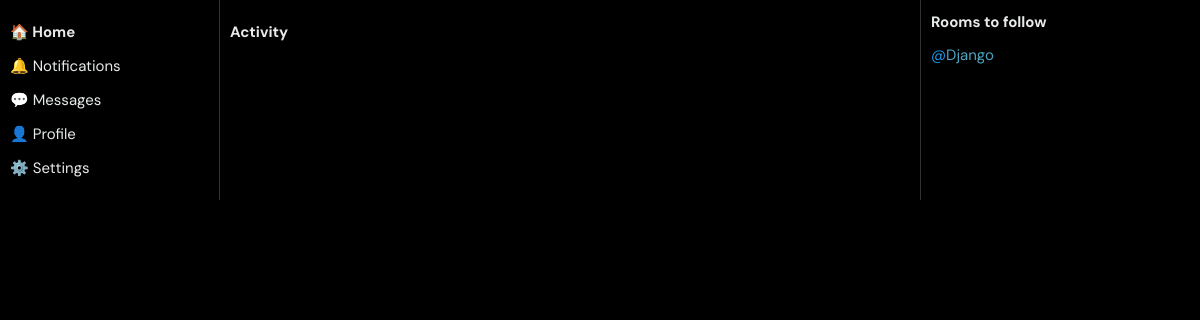
/study_groups/activity/, run on an earlier commit of the app's database.
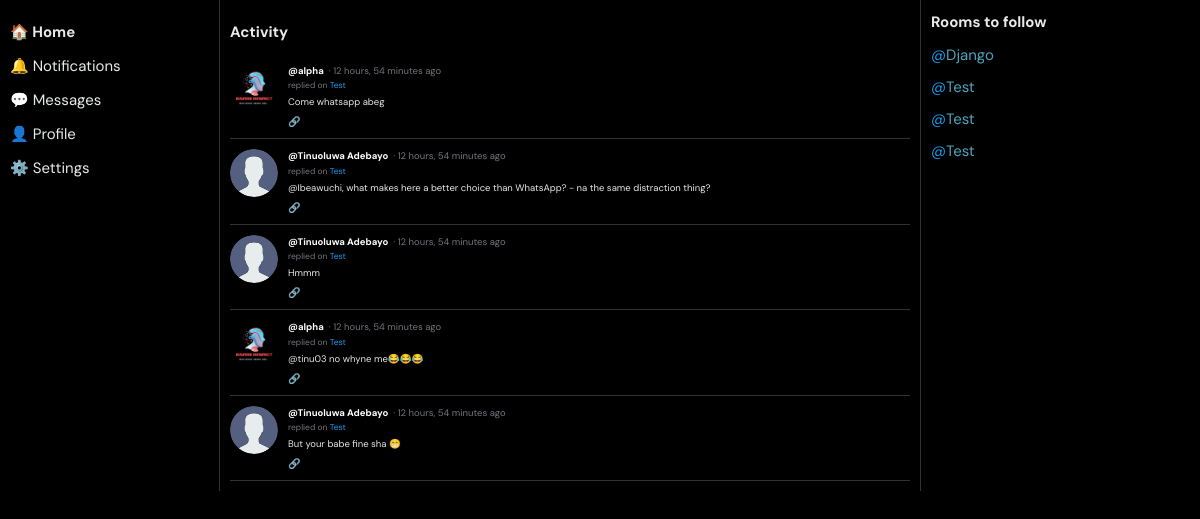
And on a later commit of the database.
### study_groups/models.py (models this page shows, shortened)
class Room(models.Model):
    host = models.ForeignKey(User, on_delete=models.SET_NULL, null=True)
    topic = models.ForeignKey(Topic, on_delete=models.SET_NULL, null=True)
    name = models.CharField(max_length=200)
    description = models.TextField(null=True, blank=True)
    participants = models.ManyToManyField(User, related_name='participants', blank=True)
    updated = models.DateField(auto_now=True)
    created = models.DateField(auto_now_add=True)
    def __str__(self):
        return self.name

class Message(models.Model):
    user = models.ForeignKey(User, on_delete=models.CASCADE)
    room = models.ForeignKey(Room, on_delete=models.CASCADE)
    body = models.TextField()
    media = models.FileField(upload_to='messages/', null=True, blank=True)
    update = models.DateField(auto_now=True)
    created = models.DateField(auto_now_add=True)

### users/models.py (models this page shows)
class User(AbstractUser):
    name = models.CharField(max_length=200, null=True)
    email = models.EmailField(unique=True, null=True)
    avatar = models.ImageField(upload_to='users/profile/', null=True, default='/avatar/avatar.svg')
    bio = models.TextField(null=True)
    USERNAME_FIELD = 'email'
    REQUIRED_FIELDS = []

### study_groups/views.py (the view)
# urls.py: path('activity/', views.activity_page, name="activity"),
def activity_page(request):
    room_messages = Message.objects.all().order_by('-id')[0:5]
    rooms = Room.objects.all()[0:10]
    return render(request, 'study_groups/activity.html', {'room_messages': room_messages, 'rooms':rooms})

### study_groups/templates/study_groups/activity.html (shortened to what this page needs)
{% extends 'users/base.html' %}
{% load static %}
{% block content %}
<div class="x-layout">
  <aside class="x-sidebar-left">
    <nav>
      <ul>
        <li><a href="#"><strong>🏠 Home</strong></a></li>
        <li><a href="#">🔔 Notifications</a></li>
        <li><a href="#">💬 Messages</a></li>
        <li><a href="#">👤 Profile</a></li>
        <li><a href="#">⚙️ Settings</a></li>
      </ul>
    </nav>
  </aside>
  <main class="x-feed">
    <h2 class="x-title">Activity</h2>
    {% for message in room_messages %}
    <div class="x-tweet" id="message-{{ message.id }}">
      <img src="{{message.user.avatar.url}}" class="x-avatar">
      <div class="x-body">
        <div class="x-header">
          <a href="{% url 'user_profile' message.user.id %}" class="x-username">@{{ message.user.name }}</a>
          <span class="x-time">· {{ message.created|timesince }} ago</span>
        </div>
        <div class="x-content">
          <p class="x-reply">replied on <a href="{% url 'room' message.room.id %}" class="x-link">{{ message.room }}</a></p>
          <p class="x-text">{{ message.body }}</p>
        </div>
        <div class="x-actions">
          <button onclick="shareActivity('{{ request.build_absolute_uri }}#message-{{ message.id }}')" title="Copy link">🔗</button>
        </div>
      </div>
    </div>
    {% endfor %}
  </main>
  <aside class="x-sidebar-right">
    <section class="x-widget">
      {% if rooms %}
      <h4>Rooms to follow</h4>
      {% for room in rooms %}
      <ul>
        <li>@<a href="{% url 'study_group_home' %}?q={{topic.name}}">{{room.name}}</a> </li>
      </ul>
      {% endfor %}
      {% else %}
      <h4><a href="{% url 'create_room' %}">Create Room</a></h4>
      {% endif %}
    </section>
  </aside>
</div>
{% endblock %}

What changed in the data, as far as the page shows it:
added Message: user.avatar (picture), user.name "alpha", created "12 hours, 54 minutes", room "Test", body "Come whatsapp abeg"
added Message: user.avatar (placeholder picture), user.name "Tinuoluwa Adebayo", created "12 hours, 54 minutes", room "Test", body "@Ibeawuchi, what makes here a better choice than WhatsApp? - na the same distraction thing?"
added Message: user.avatar (placeholder picture), user.name "Tinuoluwa Adebayo", created "12 hours, 54 minutes", room "Test", body "Hmmm"
added Message: user.avatar (picture), user.name "alpha", created "12 hours, 54 minutes", room "Test", body "@tinu03 no whyne me😂😂😂"
added Message: user.avatar (placeholder picture), user.name "Tinuoluwa Adebayo", created "12 hours, 54 minutes", room "Test", body "But your babe fine sha 😁"
added Room: name "Test"
added Room: name "Test"
added Room: name "Test"
